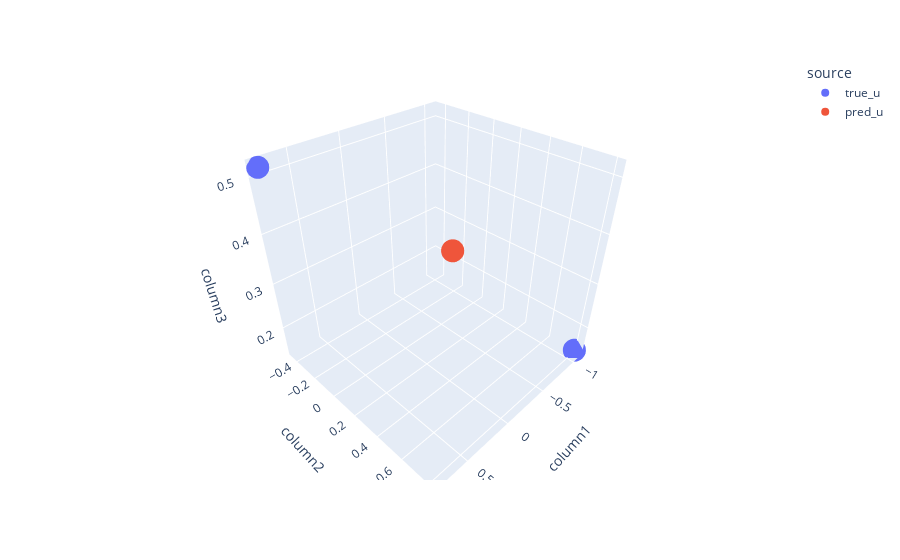

The code cell stored with this chart in its notebook:
### Code cell
plot3d_u(normal_dataset.U, 
         (learner_one.us_groups @ learner_one.softmax(learner_one.unconstrained_weights)).detach().numpy())

### Figure 1 — Plotly figure (JSON) as saved in the notebook; plotly's stock layout.template omitted (floating-point values rounded to 4 significant figures)
{"data": [{"hovertemplate": "source=true_u<br>column1=%{x}<br>column2=%{y}<br>column3=%{z}<extra></extra>", "legendgroup": "true_u", "marker": {"color": "#636efa", "symbol": "circle"}, "mode": "markers", "name": "true_u", "scene": "scene", "showlegend": true, "type": "scatter3d", "x": [-1.087, -1.087, -1.087, 0.7925, 0.7925, 0.7925, -1.087, 0.7925, 0.7925, -1.087], "y": [0.8092, 0.8092, 0.8092, -0.4519, -0.4519, -0.4519, 0.8092, -0.4519, -0.4519, 0.8092], "z": [0.1438, 0.1438, 0.1438, 0.5162, 0.5162, 0.5162, 0.1438, 0.5162, 0.5162, 0.1438]}, {"hovertemplate": "source=pred_u<br>column1=%{x}<br>column2=%{y}<br>column3=%{z}<extra></extra>", "legendgroup": "pred_u", "marker": {"color": "#EF553B", "symbol": "circle"}, "mode": "markers", "name": "pred_u", "scene": "scene", "showlegend": true, "type": "scatter3d", "x": [-0.2558, -0.2558, -0.2558, -0.2558, -0.2558, -0.2558, -0.2558, -0.2558, -0.2558, -0.2558], "y": [0.2385, 0.2385, 0.2385, 0.2385, 0.2385, 0.2385, 0.2385, 0.2385, 0.2385, 0.2385], "z": [0.3674, 0.3674, 0.3674, 0.3674, 0.3674, 0.3674, 0.3674, 0.3674, 0.3674, 0.3674]}], "layout": {"legend": {"title": {"text": "source"}, "tracegroupgap": 0}, "margin": {"t": 60}, "scene": {"domain": {"x": [0, 1], "y": [0, 1]}, "xaxis": {"title": {"text": "column1"}}, "yaxis": {"title": {"text": "column2"}}, "zaxis": {"title": {"text": "column3"}}}}}
